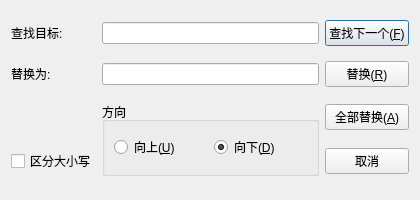
<?xml version="1.0" encoding="UTF-8"?>
<ui version="4.0">
 <class>ReplaceDialog</class>
 <widget class="QDialog" name="ReplaceDialog">
  <property name="geometry">
   <rect>
    <x>0</x>
    <y>0</y>
    <width>420</width>
    <height>200</height>
   </rect>
  </property>
  <property name="windowTitle">
   <string>替换</string>
  </property>
  <layout class="QGridLayout" name="gridLayout">
   <item row="0" column="0">
    <widget class="QLabel" name="labelFind">
     <property name="text">
      <string>查找目标:</string>
     </property>
    </widget>
   </item>
   <item row="0" column="1">
    <widget class="QLineEdit" name="findLineEdit"/>
   </item>
   <item row="0" column="2">
    <widget class="QPushButton" name="findNextButton">
     <property name="text">
      <string>查找下一个(&amp;F)</string>
     </property>
     <property name="default">
      <bool>true</bool>
     </property>
    </widget>
   </item>
   <item row="1" column="0">
    <widget class="QLabel" name="labelReplace">
     <property name="text">
      <string>替换为:</string>
     </property>
    </widget>
   </item>
   <item row="1" column="1">
    <widget class="QLineEdit" name="replaceLineEdit"/>
   </item>
   <item row="1" column="2">
    <widget class="QPushButton" name="replaceButton">
     <property name="text">
      <string>替换(&amp;R)</string>
     </property>
    </widget>
   </item>
   <item row="2" column="1" rowspan="2">
    <widget class="QGroupBox" name="directionGroupBox">
     <property name="title">
      <string>方向</string>
     </property>
     <layout class="QHBoxLayout" name="horizontalLayout">
      <item>
       <widget class="QRadioButton" name="upRadioButton">
        <property name="text">
         <string>向上(&amp;U)</string>
        </property>
       </widget>
      </item>
      <item>
       <widget class="QRadioButton" name="downRadioButton">
        <property name="text">
         <string>向下(&amp;D)</string>
        </property>
        <property name="checked">
         <bool>true</bool>
        </property>
       </widget>
      </item>
     </layout>
    </widget>
   </item>
   <item row="2" column="2">
    <widget class="QPushButton" name="replaceAllButton">
     <property name="text">
      <string>全部替换(&amp;A)</string>
     </property>
    </widget>
   </item>
   <item row="3" column="2">
    <widget class="QPushButton" name="closeButton">
     <property name="text">
      <string>取消</string>
     </property>
    </widget>
   </item>
   <item row="3" column="0">
    <widget class="QCheckBox" name="caseCheckBox">
     <property name="text">
      <string>区分大小写</string>
     </property>
    </widget>
   </item>
  </layout>
 </widget>
 <resources/>
 <connections>
  <connection>
   <sender>closeButton</sender>
   <signal>clicked()</signal>
   <receiver>ReplaceDialog</receiver>
   <slot>close()</slot>
   <hints>
    <hint type="sourcelabel"><x>370</x><y>170</y></hint>
    <hint type="destinationlabel"><x>200</x><y>100</y></hint>
   </hints>
  </connection>
 </connections>
</ui>
